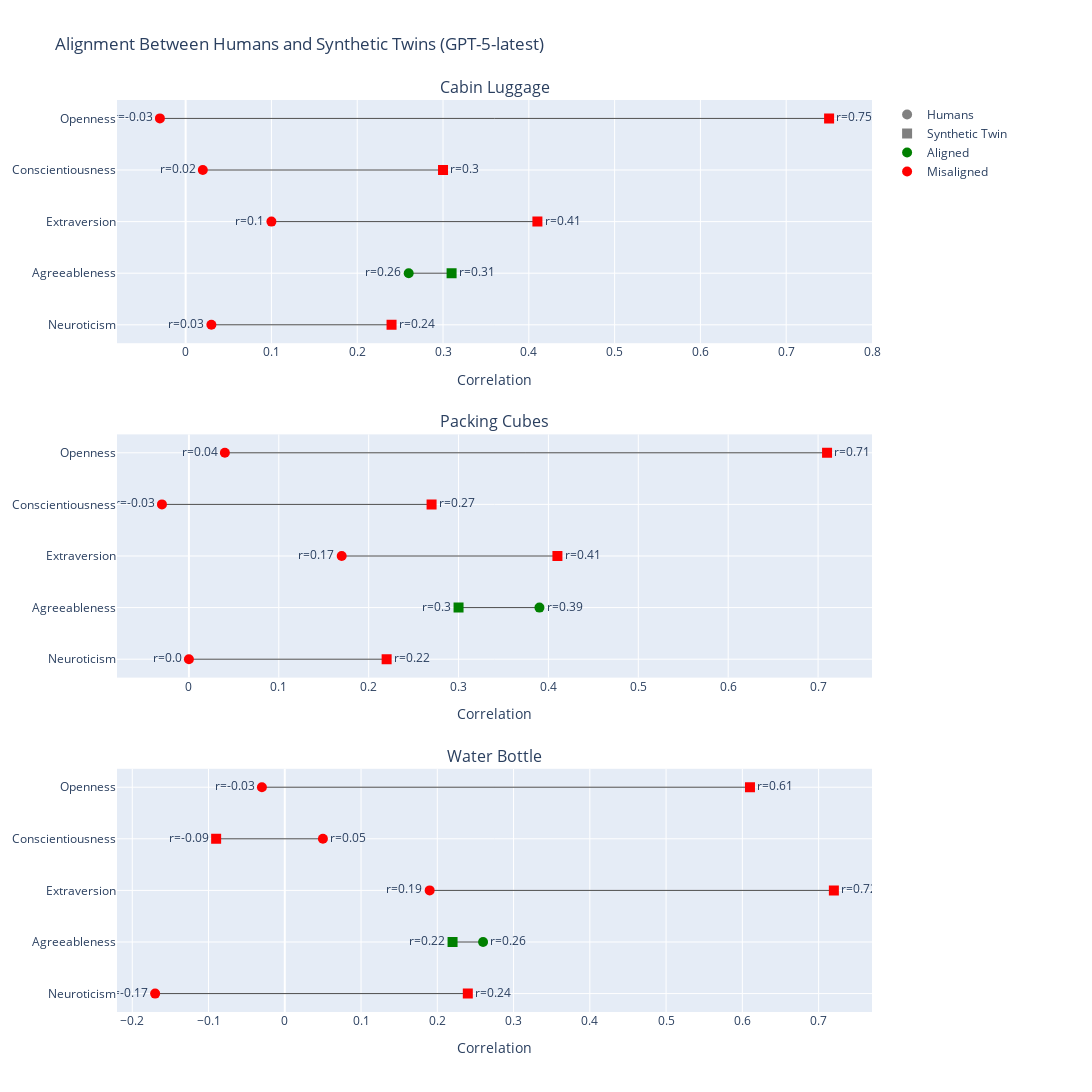

The notebook cell this image was saved under:
### Code cell
plot_alignment_with_humans("gpt-5-latest")

### Figure 1 — Plotly figure (JSON) as saved in the notebook; plotly's stock layout.template omitted (floating-point values rounded to 4 significant figures)
{"data": [{"line": {"color": "black", "width": 1}, "mode": "lines", "opacity": 0.7, "showlegend": false, "type": "scatter", "x": [-0.03, 0.75], "xaxis": "x", "y": ["Openness", "Openness"], "yaxis": "y"}, {"marker": {"color": "red", "size": 10, "symbol": "circle"}, "mode": "markers+text", "showlegend": false, "text": ["r=-0.03"], "textposition": "middle left", "type": "scatter", "x": [-0.03], "xaxis": "x", "y": ["Openness"], "yaxis": "y"}, {"marker": {"color": "red", "size": 10, "symbol": "square"}, "mode": "markers+text", "showlegend": false, "text": ["r=0.75"], "textposition": "middle right", "type": "scatter", "x": [0.75], "xaxis": "x", "y": ["Openness"], "yaxis": "y"}, {"line": {"color": "black", "width": 1}, "mode": "lines", "opacity": 0.7, "showlegend": false, "type": "scatter", "x": [0.02, 0.3], "xaxis": "x", "y": ["Conscientiousness", "Conscientiousness"], "yaxis": "y"}, {"marker": {"color": "red", "size": 10, "symbol": "circle"}, "mode": "markers+text", "showlegend": false, "text": ["r=0.02"], "textposition": "middle left", "type": "scatter", "x": [0.02], "xaxis": "x", "y": ["Conscientiousness"], "yaxis": "y"}, {"marker": {"color": "red", "size": 10, "symbol": "square"}, "mode": "markers+text", "showlegend": false, "text": ["r=0.3"], "textposition": "middle right", "type": "scatter", "x": [0.3], "xaxis": "x", "y": ["Conscientiousness"], "yaxis": "y"}, {"line": {"color": "black", "width": 1}, "mode": "lines", "opacity": 0.7, "showlegend": false, "type": "scatter", "x": [0.1, 0.41], "xaxis": "x", "y": ["Extraversion", "Extraversion"], "yaxis": "y"}, {"marker": {"color": "red", "size": 10, "symbol": "circle"}, "mode": "markers+text", "showlegend": false, "text": ["r=0.1"], "textposition": "middle left", "type": "scatter", "x": [0.1], "xaxis": "x", "y": ["Extraversion"], "yaxis": "y"}, {"marker": {"color": "red", "size": 10, "symbol": "square"}, "mode": "markers+text", "showlegend": false, "text": ["r=0.41"], "textposition": "middle right", "type": "scatter", "x": [0.41], "xaxis": "x", "y": ["Extraversion"], "yaxis": "y"}, {"line": {"color": "black", "width": 1}, "mode": "lines", "opacity": 0.7, "showlegend": false, "type": "scatter", "x": [0.26, 0.31], "xaxis": "x", "y": ["Agreeableness", "Agreeableness"], "yaxis": "y"}, {"marker": {"color": "green", "size": 10, "symbol": "circle"}, "mode": "markers+text", "showlegend": false, "text": ["r=0.26"], "textposition": "middle left", "type": "scatter", "x": [0.26], "xaxis": "x", "y": ["Agreeableness"], "yaxis": "y"}, {"marker": {"color": "green", "size": 10, "symbol": "square"}, "mode": "markers+text", "showlegend": false, "text": ["r=0.31"], "textposition": "middle right", "type": "scatter", "x": [0.31], "xaxis": "x", "y": ["Agreeableness"], "yaxis": "y"}, {"line": {"color": "black", "width": 1}, "mode": "lines", "opacity": 0.7, "showlegend": false, "type": "scatter", "x": [0.03, 0.24], "xaxis": "x", "y": ["Neuroticism", "Neuroticism"], "yaxis": "y"}, {"marker": {"color": "red", "size": 10, "symbol": "circle"}, "mode": "markers+text", "showlegend": false, "text": ["r=0.03"], "textposition": "middle left", "type": "scatter", "x": [0.03], "xaxis": "x", "y": ["Neuroticism"], "yaxis": "y"}, {"marker": {"color": "red", "size": 10, "symbol": "square"}, "mode": "markers+text", "showlegend": false, "text": ["r=0.24"], "textposition": "middle right", "type": "scatter", "x": [0.24], "xaxis": "x", "y": ["Neuroticism"], "yaxis": "y"}, {"line": {"color": "black", "width": 1}, "mode": "lines", "opacity": 0.7, "showlegend": false, "type": "scatter", "x": [0.04, 0.71], "xaxis": "x2", "y": ["Openness", "Openness"], "yaxis": "y2"}, {"marker": {"color": "red", "size": 10, "symbol": "circle"}, "mode": "markers+text", "showlegend": false, "text": ["r=0.04"], "textposition": "middle left", "type": "scatter", "x": [0.04], "xaxis": "x2", "y": ["Openness"], "yaxis": "y2"}, {"marker": {"color": "red", "size": 10, "symbol": "square"}, "mode": "markers+text", "showlegend": false, "text": ["r=0.71"], "textposition": "middle right", "type": "scatter", "x": [0.71], "xaxis": "x2", "y": ["Openness"], "yaxis": "y2"}, {"line": {"color": "black", "width": 1}, "mode": "lines", "opacity": 0.7, "showlegend": false, "type": "scatter", "x": [-0.03, 0.27], "xaxis": "x2", "y": ["Conscientiousness", "Conscientiousness"], "yaxis": "y2"}, {"marker": {"color": "red", "size": 10, "symbol": "circle"}, "mode": "markers+text", "showlegend": false, "text": ["r=-0.03"], "textposition": "middle left", "type": "scatter", "x": [-0.03], "xaxis": "x2", "y": ["Conscientiousness"], "yaxis": "y2"}, {"marker": {"color": "red", "size": 10, "symbol": "square"}, "mode": "markers+text", "showlegend": false, "text": ["r=0.27"], "textposition": "middle right", "type": "scatter", "x": [0.27], "xaxis": "x2", "y": ["Conscientiousness"], "yaxis": "y2"}, {"line": {"color": "black", "width": 1}, "mode": "lines", "opacity": 0.7, "showlegend": false, "type": "scatter", "x": [0.17, 0.41], "xaxis": "x2", "y": ["Extraversion", "Extraversion"], "yaxis": "y2"}, {"marker": {"color": "red", "size": 10, "symbol": "circle"}, "mode": "markers+text", "showlegend": false, "text": ["r=0.17"], "textposition": "middle left", "type": "scatter", "x": [0.17], "xaxis": "x2", "y": ["Extraversion"], "yaxis": "y2"}, {"marker": {"color": "red", "size": 10, "symbol": "square"}, "mode": "markers+text", "showlegend": false, "text": ["r=0.41"], "textposition": "middle right", "type": "scatter", "x": [0.41], "xaxis": "x2", "y": ["Extraversion"], "yaxis": "y2"}, {"line": {"color": "black", "width": 1}, "mode": "lines", "opacity": 0.7, "showlegend": false, "type": "scatter", "x": [0.39, 0.3], "xaxis": "x2", "y": ["Agreeableness", "Agreeableness"], "yaxis": "y2"}, {"marker": {"color": "green", "size": 10, "symbol": "circle"}, "mode": "markers+text", "showlegend": false, "text": ["r=0.39"], "textposition": "middle right", "type": "scatter", "x": [0.39], "xaxis": "x2", "y": ["Agreeableness"], "yaxis": "y2"}, {"marker": {"color": "green", "size": 10, "symbol": "square"}, "mode": "markers+text", "showlegend": false, "text": ["r=0.3"], "textposition": "middle left", "type": "scatter", "x": [0.3], "xaxis": "x2", "y": ["Agreeableness"], "yaxis": "y2"}, {"line": {"color": "black", "width": 1}, "mode": "lines", "opacity": 0.7, "showlegend": false, "type": "scatter", "x": [0, 0.22], "xaxis": "x2", "y": ["Neuroticism", "Neuroticism"], "yaxis": "y2"}, {"marker": {"color": "red", "size": 10, "symbol": "circle"}, "mode": "markers+text", "showlegend": false, "text": ["r=0.0"], "textposition": "middle left", "type": "scatter", "x": [0], "xaxis": "x2", "y": ["Neuroticism"], "yaxis": "y2"}, {"marker": {"color": "red", "size": 10, "symbol": "square"}, "mode": "markers+text", "showlegend": false, "text": ["r=0.22"], "textposition": "middle right", "type": "scatter", "x": [0.22], "xaxis": "x2", "y": ["Neuroticism"], "yaxis": "y2"}, {"line": {"color": "black", "width": 1}, "mode": "lines", "opacity": 0.7, "showlegend": false, "type": "scatter", "x": [-0.03, 0.61], "xaxis": "x3", "y": ["Openness", "Openness"], "yaxis": "y3"}, {"marker": {"color": "red", "size": 10, "symbol": "circle"}, "mode": "markers+text", "showlegend": false, "text": ["r=-0.03"], "textposition": "middle left", "type": "scatter", "x": [-0.03], "xaxis": "x3", "y": ["Openness"], "yaxis": "y3"}, {"marker": {"color": "red", "size": 10, "symbol": "square"}, "mode": "markers+text", "showlegend": false, "text": ["r=0.61"], "textposition": "middle right", "type": "scatter", "x": [0.61], "xaxis": "x3", "y": ["Openness"], "yaxis": "y3"}, {"line": {"color": "black", "width": 1}, "mode": "lines", "opacity": 0.7, "showlegend": false, "type": "scatter", "x": [0.05, -0.09], "xaxis": "x3", "y": ["Conscientiousness", "Conscientiousness"], "yaxis": "y3"}, {"marker": {"color": "red", "size": 10, "symbol": "circle"}, "mode": "markers+text", "showlegend": false, "text": ["r=0.05"], "textposition": "middle right", "type": "scatter", "x": [0.05], "xaxis": "x3", "y": ["Conscientiousness"], "yaxis": "y3"}, {"marker": {"color": "red", "size": 10, "symbol": "square"}, "mode": "markers+text", "showlegend": false, "text": ["r=-0.09"], "textposition": "middle left", "type": "scatter", "x": [-0.09], "xaxis": "x3", "y": ["Conscientiousness"], "yaxis": "y3"}, {"line": {"color": "black", "width": 1}, "mode": "lines", "opacity": 0.7, "showlegend": false, "type": "scatter", "x": [0.19, 0.72], "xaxis": "x3", "y": ["Extraversion", "Extraversion"], "yaxis": "y3"}, {"marker": {"color": "red", "size": 10, "symbol": "circle"}, "mode": "markers+text", "showlegend": false, "text": ["r=0.19"], "textposition": "middle left", "type": "scatter", "x": [0.19], "xaxis": "x3", "y": ["Extraversion"], "yaxis": "y3"}, {"marker": {"color": "red", "size": 10, "symbol": "square"}, "mode": "markers+text", "showlegend": false, "text": ["r=0.72"], "textposition": "middle right", "type": "scatter", "x": [0.72], "xaxis": "x3", "y": ["Extraversion"], "yaxis": "y3"}, {"line": {"color": "black", "width": 1}, "mode": "lines", "opacity": 0.7, "showlegend": false, "type": "scatter", "x": [0.26, 0.22], "xaxis": "x3", "y": ["Agreeableness", "Agreeableness"], "yaxis": "y3"}, {"marker": {"color": "green", "size": 10, "symbol": "circle"}, "mode": "markers+text", "showlegend": false, "text": ["r=0.26"], "textposition": "middle right", "type": "scatter", "x": [0.26], "xaxis": "x3", "y": ["Agreeableness"], "yaxis": "y3"}, {"marker": {"color": "green", "size": 10, "symbol": "square"}, "mode": "markers+text", "showlegend": false, "text": ["r=0.22"], "textposition": "middle left", "type": "scatter", "x": [0.22], "xaxis": "x3", "y": ["Agreeableness"], "yaxis": "y3"}, {"line": {"color": "black", "width": 1}, "mode": "lines", "opacity": 0.7, "showlegend": false, "type": "scatter", "x": [-0.17, 0.24], "xaxis": "x3", "y": ["Neuroticism", "Neuroticism"], "yaxis": "y3"}, {"marker": {"color": "red", "size": 10, "symbol": "circle"}, "mode": "markers+text", "showlegend": false, "text": ["r=-0.17"], "textposition": "middle left", "type": "scatter", "x": [-0.17], "xaxis": "x3", "y": ["Neuroticism"], "yaxis": "y3"}, {"marker": {"color": "red", "size": 10, "symbol": "square"}, "mode": "markers+text", "showlegend": false, "text": ["r=0.24"], "textposition": "middle right", "type": "scatter", "x": [0.24], "xaxis": "x3", "y": ["Neuroticism"], "yaxis": "y3"}, {"marker": {"color": "gray", "size": 10, "symbol": "circle"}, "mode": "markers", "name": "Humans", "type": "scatter", "x": [null], "y": [null]}, {"marker": {"color": "gray", "size": 10, "symbol": "square"}, "mode": "markers", "name": "Synthetic Twin", "type": "scatter", "x": [null], "y": [null]}, {"marker": {"color": "green", "size": 10, "symbol": "circle"}, "mode": "markers", "name": "Aligned", "type": "scatter", "x": [null], "y": [null]}, {"marker": {"color": "red", "size": 10, "symbol": "circle"}, "mode": "markers", "name": "Misaligned", "type": "scatter", "x": [null], "y": [null]}], "layout": {"annotations": [{"font": {"size": 16}, "showarrow": false, "text": "Cabin Luggage", "x": 0.5, "xanchor": "center", "xref": "paper", "y": 1, "yanchor": "bottom", "yref": "paper"}, {"font": {"size": 16}, "showarrow": false, "text": "Packing Cubes", "x": 0.5, "xanchor": "center", "xref": "paper", "y": 0.6333, "yanchor": "bottom", "yref": "paper"}, {"font": {"size": 16}, "showarrow": false, "text": "Water Bottle", "x": 0.5, "xanchor": "center", "xref": "paper", "y": 0.2667, "yanchor": "bottom", "yref": "paper"}], "height": 1400, "legend": {"borderwidth": 0, "font": {"size": 12}, "traceorder": "normal", "x": 1.02, "y": 1}, "margin": {"b": 80, "l": 100, "r": 220, "t": 100}, "title": {"text": "Alignment Between Humans and Synthetic Twins (GPT-5-latest)"}, "width": 1300, "xaxis": {"anchor": "y", "domain": [0, 1], "range": [-0.08, 0.8], "title": {"text": "Correlation"}}, "xaxis2": {"anchor": "y2", "domain": [0, 1], "range": [-0.08, 0.76], "title": {"text": "Correlation"}}, "xaxis3": {"anchor": "y3", "domain": [0, 1], "range": [-0.22, 0.77], "title": {"text": "Correlation"}}, "yaxis": {"anchor": "x", "categoryarray": ["Neuroticism", "Agreeableness", "Extraversion", "Conscientiousness", "Openness"], "categoryorder": "array", "domain": [0.7333, 1]}, "yaxis2": {"anchor": "x2", "categoryarray": ["Neuroticism", "Agreeableness", "Extraversion", "Conscientiousness", "Openness"], "categoryorder": "array", "domain": [0.3667, 0.6333]}, "yaxis3": {"anchor": "x3", "categoryarray": ["Neuroticism", "Agreeableness", "Extraversion", "Conscientiousness", "Openness"], "categoryorder": "array", "domain": [0, 0.2667]}}}
